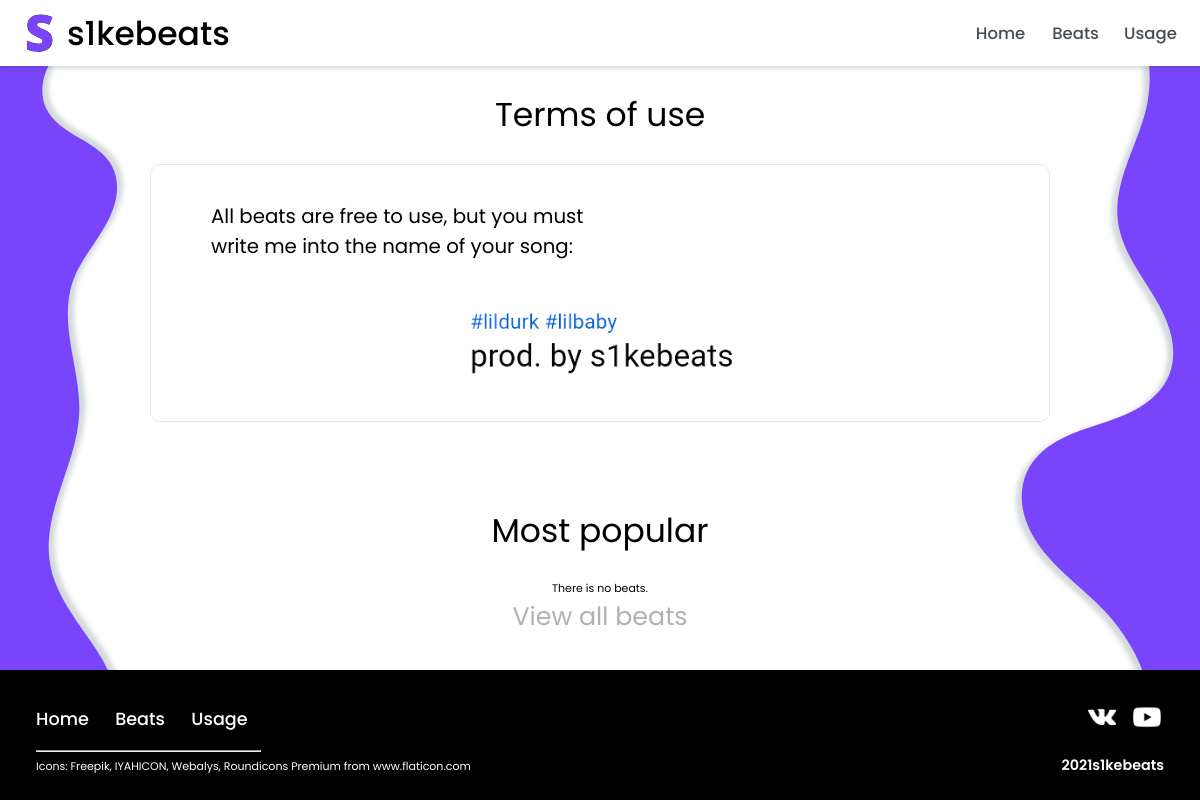
The page /termsofuse/ on the database as committed earlier.
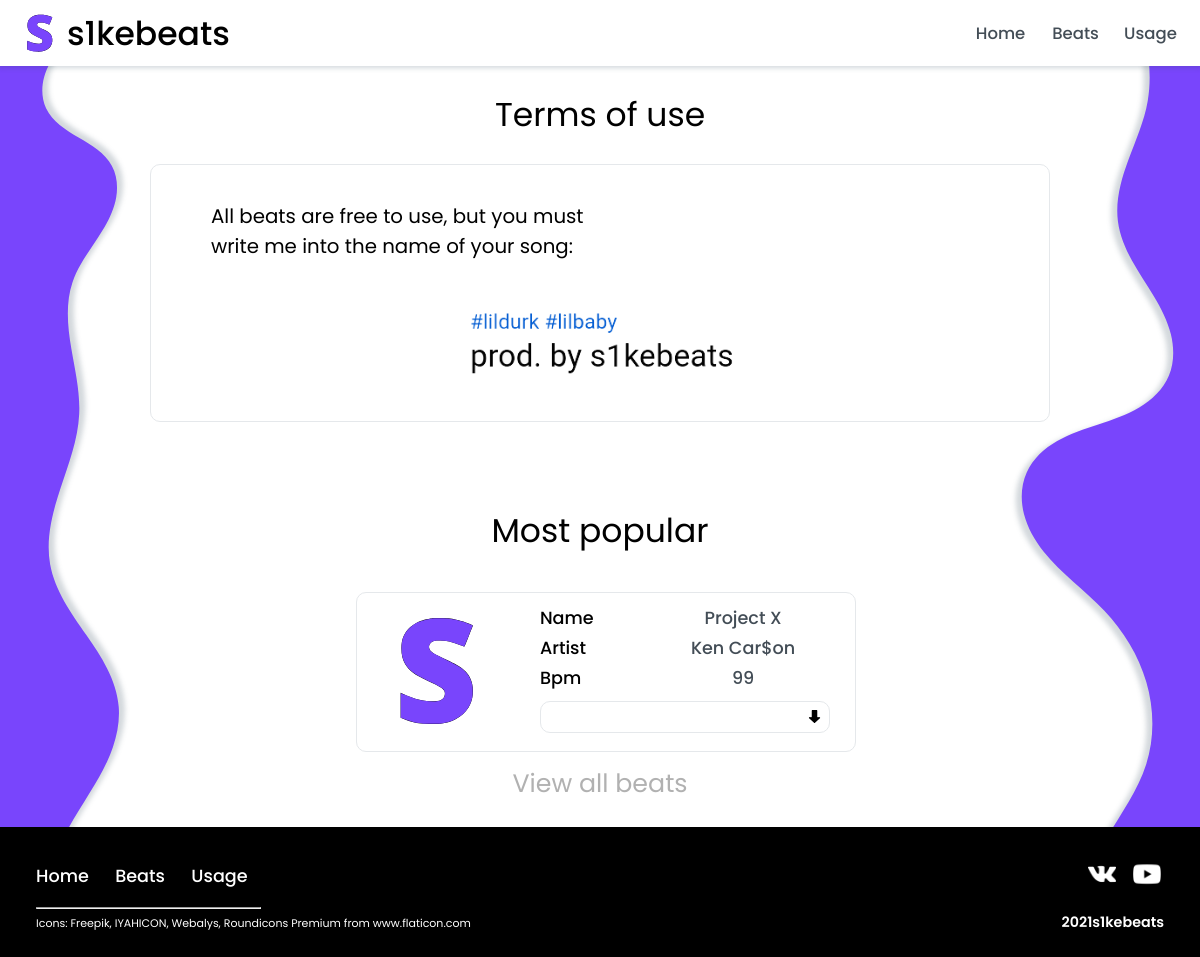
The same page on the database as committed later.
### beats/models.py (models this page shows, shortened)
class Beat(models.Model):
    name = models.CharField(max_length=50, help_text='Type beat name.')
    bpm = models.SmallIntegerField(help_text='Type BPM for the beat.')
    artist = models.ManyToManyField(Artist, help_text='Select Artists for the beat')
    wrap = models.ImageField(upload_to='media/wraps/', default='media/wraps/S.svg')
    wave = models.FileField(upload_to='media/audio/wave/', default='')
    mp3 = models.FileField(upload_to='media/audio/mp3/', default='')
    def display_artist(self):
        return ', '.join([artist.name for artist in self.artist.all()])
    display_artist.short_description = 'Artist'

class Artist(models.Model):
    name = models.CharField(max_length=50)

### beats/views.py (the view)
# urls.py: path('termsofuse/', views.terms, name='terms'),
def terms(request):
    beat_list = beats_list.reverse()[:2]
    return render(request, 'terms.html', context={'beat_list':beat_list,})

### static/templates/terms.html (shortened to what this page needs)
{% extends "base.html" %}
{% load static %}
{% block css %}
<link rel="stylesheet" href="{% static 'css/terms.css' %}">
<link rel="stylesheet" href="{% static 'css/beats_best.css' %}">
{% endblock %}
{% block content %}
<p class="title">Terms of use</p>
<section class="terms">
    <p>
        All beats are free to use, but you must write me into the name of your song:
    </p>
    <img alt="use 'prod. by s1kebeats' in the name of your song" src="{% static 'images/credit.png' %}">
</section>
<p class="title">Most popular</p>
<div class="beats">
    <div class="beats-wrapper">
    {% if beat_list %}
        {% for beat in beat_list %}
            <div class="beat-wrapper">
                <div class="beat-left">
                    <img alt="wrap-image" class="wrap" src="{{ beat.wrap.url }}" width="158px" height="158px">
                </div>
                <div class="beat-right">
                    <div class="beat-char">
                        <div class="char-title">Name</div>
                        <div class="char-value"><div>{{beat.name}}</div></div>
                    </div>
                    <div class="beat-char">
                        <div class="char-title">Artist</div>
                        <div class="char-value"><div>{{beat.display_artist}}</div></div>
                    </div>
                    <div class="beat-char">
                        <div class="char-title">Bpm</div>
                        <div class="char-value"><div>{{beat.bpm}}</div></div>
                    </div>
                    <div class="player">
                        <div class="player-wrapper">
                            <a href="{{ beat.wave.url }}" class="download"  download="" title="download .wave">&nbsp</a>
                        </div>
                    </div>
                </div>
            </div>
            {% endfor %}
            {% else %}
            <p>There is no beats.</p>
            {% endif %}
        </div>
    <div class="viewallbeats">
        <a href="{% url 'beats' %}">View all beats </a>
    </div>
{% endblock %}

### static/templates/base.html (shortened to what this page needs)
<!DOCTYPE html>
<html lang="en">
<head>
    {% load static %}
    <link rel="stylesheet" href="{% static 'css/main.css' %}">
    <link rel="stylesheet" href="{% static 'css/footer.css' %}">
    <link rel="stylesheet" href="{% static 'css/header.css' %}">
    <link rel="stylesheet" href="{% static 'css/player.css' %}">
    {% block css %}{% endblock %}
</head>
<body>
    <main>
        <header>
            <div class="title-wrapper">
                <a href="{% url 'index' %}">
                    <img class="icon" src="{% static 'images/S.svg' %}">
                    <p>s1kebeats</p>
                </a>
            </div>
            <nav>
                <a href="{% url 'index' %}" class="#">Home</a>
                <a href="{% url 'beats' %}" class="#">Beats</a>
                <a href="{% url 'terms' %}" class="#">Usage</a>
            </nav>
        </header>
        {% block content %}{% endblock %}
    </main>
    <footer>
        <div class="footer-top">
            <div class="top-left">
                <nav>
                    <a href="{% url 'index' %}" class="#">Home</a>
                    <a href="{% url 'beats' %}" class="#">Beats</a>
                    <a href="{% url 'terms' %}" class="#">Usage</a>
                </nav>
            </div>
            <div class="top-right">
                <ul class="socials">
                    <li>
                        <a href="https://vk.com/s1kebeats" class="vk" target="_blank" title="VK Group">&nbsp</a>
                    </li>
                    <li>
                        <a href="https://www.youtube.com/channel/UC7dV_5X2kbLohHHUu5Ckdmw" class="youtube" target="_blank" title="Youtube Channel">&nbsp</a>
                    </li>
                </ul>
            </div>
        </div>
        <div class="footer-bottom">
            <div class="bottom-left"><hr align="left">
                <p class="icons">Icons: <a href="https://www.freepik.com" title="Freepik">Freepik, IYAHICON, Webalys, Roundicons Premium</a> from <a
                    href="https://www.flaticon.com/ru/" title="Flaticon">www.flaticon.com</a>
                </p>
            </div>
            <div class="bottom-right">
                <p class="copy">2021s1kebeats</p>
            </div>
        </div>
    </footer>
</body>
</html>

### static/css/main.css (style rules this page uses)
html { font-size: 11px; font-family: 'Poppins', sans-serif; overflow-x: hidden; }
body { background-size: cover; margin: 0; padding: 0; }
main { display: flex; -webkit-box-orient: vertical; -webkit-box-direction: normal; -ms-flex-direction: column; flex-direction: column; -webkit-box-align: center; -ms-flex-align: center; align-items: center; min-height: 83.7vh; }
header, .title, .search-beats, .promo { width: 100%; }
p { padding: 0; margin: 0; }
a { text-decoration: none; color: black; -webkit-transition: color .3s; transition: color .3s; }
.title { margin-block: 2%; font-size: 3rem; text-align: center; }
.vk { background-repeat: no-repeat; background-size: 2.5rem 2.5rem; background-position: .15em .25em; padding-left: 2.5rem; -webkit-transition: background-image .5s; transition: background-image .5s; background-image: url("../images/vk.png"); }
.youtube { background-repeat: no-repeat; background-size: 2.5rem 2.5rem; background-position: .15em .25em; padding-left: 2.5rem; -webkit-transition: background-image .5s; transition: background-image .5s; background-image: url("../images/youtube.png"); }

### static/css/footer.css (style rules this page uses)
footer { background: black; padding-block: 2%; padding-inline: 3%; color: white; }
.footer-top { display: -webkit-box; display: -ms-flexbox; display: flex; }
.top-left { -webkit-box-flex: 1; -ms-flex: 1; flex: 1; display: -webkit-box; display: -ms-flexbox; display: flex; -webkit-box-align: center; -ms-flex-align: center; align-items: center; }
footer nav { -webkit-box-pack: start; -ms-flex-pack: start; justify-content: flex-start; }
.top-left a { margin-right: 1.5em; font-size: 1.6rem; font-weight: 500; color: white; }
.top-right { -webkit-box-flex: 1; -ms-flex: 1; flex: 1; display: -webkit-box; display: -ms-flexbox; display: flex; -webkit-box-pack: end; -ms-flex-pack: end; justify-content: flex-end; }
.socials { font-size: 3rem; padding: 0; margin: 0; }
.socials li { display: inline; }
.footer-bottom { display: -webkit-box; display: -ms-flexbox; display: flex; -webkit-box-align: center; -ms-flex-align: center; align-items: center; }
.bottom-left { -webkit-box-flex: 1; -ms-flex: 1; flex: 1; -webkit-box-align: start; -ms-flex-align: start; align-items: flex-start; }
.bottom-left hr { max-width: 222.5px; }
.bottom-right { -webkit-box-flex: 1; -ms-flex: 1; flex: 1; }
.copy { text-align: right; font-size: 1.3rem; font-weight: 700; }
.icons { font-size: 1rem; }
.icons a { color: white; }

### static/css/header.css (style rules this page uses)
header { -webkit-box-sizing: border-box; box-sizing: border-box; display: -webkit-box; display: -ms-flexbox; display: flex; -webkit-box-orient: horizontal; -webkit-box-direction: normal; -ms-flex-direction: row; flex-direction: row; -webkit-box-align: center; -ms-flex-align: center; align-items: center; background: white; height: 6rem; padding-inline: 1%; font-weight: 500; font-size: 3rem; text-align: center; -webkit-box-shadow: 0px 0px 5px 2px rgba(34, 60, 80, 0.2); box-shadow: 0px 0px 5px 2px rgba(34, 60, 80, 0.2); }
.title-wrapper { -webkit-box-flex: 1; -ms-flex: 1 50%; flex: 1 50%; display: -webkit-box; display: -ms-flexbox; display: flex; -webkit-box-pack: start; -ms-flex-pack: start; justify-content: flex-start; }
.icon { width: auto; height: 5rem; }
.title-wrapper a { height: 100%; display: flex; align-items: center; }
.title-wrapper p { line-height: 3rem; }
nav { -webkit-box-flex: 1; -ms-flex: 1 50%; flex: 1 50%; display: -webkit-box; display: -ms-flexbox; display: flex; font-size: 1.5rem; }
header nav { -webkit-box-pack: end; -ms-flex-pack: end; justify-content: flex-end; }
header nav a { width: 75px; text-align: center; color: #04111dbf; }

### static/css/player.css (style rules this page uses)
.player { display: flex; align-items: center; height: 48px; width: 100%; }
.player-wrapper { display: flex; align-items: center; justify-content: flex-start; border: 1px solid #e5e8eb; border-radius: 10px; width: 100%; height: 30px; transition: border-color .1s; }
.download { background-repeat: no-repeat; background-size: 13px 13px; background-position: 9px 8px; background-image: url("../images/download.svg"); width: 30px; height: 30px; }

### static/css/terms.css (style rules this page uses)
.terms { margin-bottom: 5%; text-align: center; width: 80%; max-width: 900px; height: auto; -webkit-box-sizing: border-box; box-sizing: border-box; padding-inline: 5%; padding-block: 3%; border-radius: 10px; border: 1px solid #e5e8eb; background-color: white; }
.terms p { text-align: left; font-size: 1.8rem; width: 50%; }
.terms img { margin-top: 5%; width: 300px; height: 80px; }

Rows that differ between the two databases and show on the page:
added Beat: wrap (picture), name "Project X", display_artist "Ken Car$on", bpm "99"
Other text that changed with them:
text no longer shown: "There is no beats."
